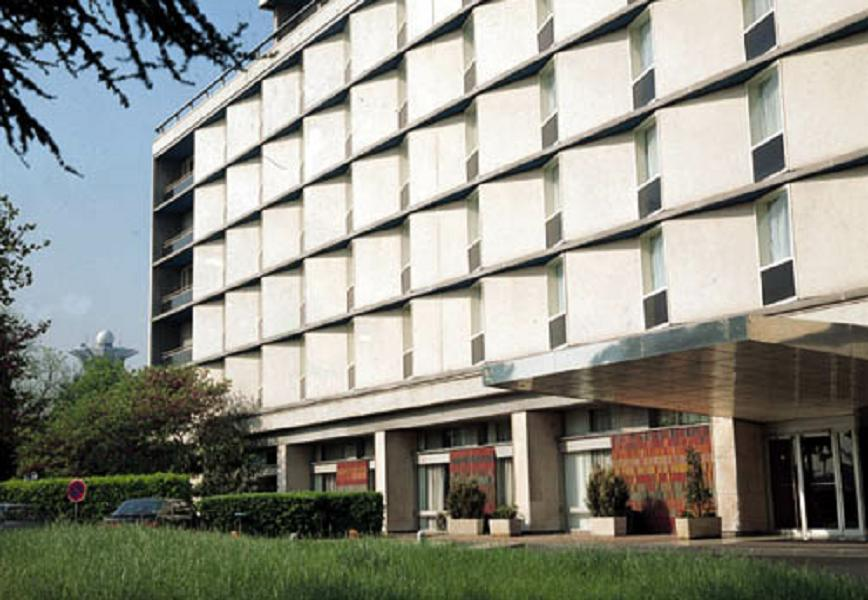
#> input picture Imagenes_cursado/building.jpg, 868 x 600 px, found by its file name
$ jupyter execute --allow-errors PDI_tp07.ipynb   (shell and % lines are left out)   (older library calls are emulated)
#> lines starting #> are read from the running program, lines starting #| are printed output that depends on the picture; after the words box and inside, x2 and y2 are one past the last pixel; in counts of white or black regions, pixels touching at a corner belong together
#> the sliders are set to tipo_hough = Probabilistica, threshold = 100, minLineLength = 50, maxLineGap = 10
#  Procesamiento Digital de Imágenes - TP07: Nociones de segmentación

**Objetivos de la guía:**

* Comparar ventajas y desventajas de operadores de detección de bordes y su desempeño ante el ruido.

* Comprender el funcionamiento de la Transformada de Hough (TH) y su utilidad práctica.

* Introducir conceptos básicos de segmentación basada en regiones.

[cell 1]
# Configuración Inicial

import cv2
import numpy as np
import matplotlib.pyplot as plt
from ipywidgets import interact, IntSlider, FloatSlider, Checkbox, Dropdown
import ipywidgets as widgets

def mostrar_imagenes(imagenes, titulos, figsize=(15, 5)):
    n = len(imagenes)
    fig, axs = plt.subplots(1, n, figsize=figsize)
    if n == 1: axs = [axs]
    for i in range(n):
        img = imagenes[i]
        if len(img.shape) == 3: img = cv2.cvtColor(img, cv2.COLOR_BGR2RGB)
        axs[i].imshow(img, cmap='gray', vmin=0, vmax=255)
        axs[i].set_title(titulos[i])
        axs[i].axis('off')
    plt.tight_layout()
    plt.show()

print("Entorno configurado. ¡Subí las imágenes ('patron_bordes.jpg', 'mosquito.jpg', 'letras1.tif', 'rosas.jpg', 'latas.png', etc.) al entorno de Colab!")

## Ejercicio 1: Detección de bordes

Evaluaremos el desempeño de:
* Prewitt,
* Sobel,
* Laplaciano y
* Canny,

analizando el efecto de los parámetros y la robustez ante diferentes tipos de ruido.

#> (a cell that did not finish here is left out)

[cell 3]
# TODO (Ejercicio 1.5): Aplicar ruido impulsivo y gaussiano a 'mosquito.jpg' y comparar la respuesta de los detectores.

**Reflexiona:**

* Al observar la salida de los detectores de primera derivada (Sobel/Prewitt) vs. segunda derivada (Laplaciano) ante la imagen con ruido (mosquito.jpg), **¿por qué la segunda derivada es matemáticamente mucho más sensible al ruido de alta frecuencia?**

* ¿Qué **etapa de pre-procesamiento** tiene incorporada el algoritmo de **Canny** internamente que lo hace destacar frente al resto al lidiar con imágenes ruidosas?

##  Ejercicio 2: Transformada de Hough (TH)

Detectaremos puntos colineales y segmentos utilizando la Transformada de Hough Standard y Probabilística.

[cell 4]
# Transformada de Hough Interactiva

def hough_interactivo(threshold, tipo_hough, minLineLength, maxLineGap):
    # Probar con 'letras1.tif', 'letras2.tif', 'snowman.png', 'building.jpg'
#> called with threshold = 100, tipo_hough = 'Probabilistica', minLineLength = 50, maxLineGap = 10
    img = cv2.imread('building.jpg', cv2.IMREAD_GRAYSCALE)
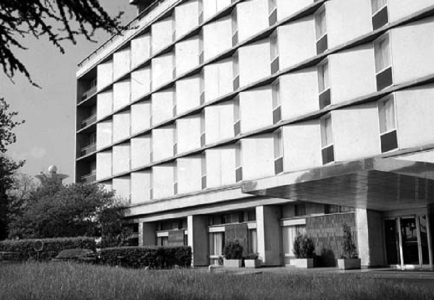
#> img: shape (600, 868) (shown at 1/2 size); min 0, max 255, mean 142.3
    if img is None: return "Cargar imagen de prueba"

    # 1. Preprocesamiento: Detectar bordes primero (Obligatorio para Hough)
    bordes = cv2.Canny(img, 50, 150, apertureSize=3)
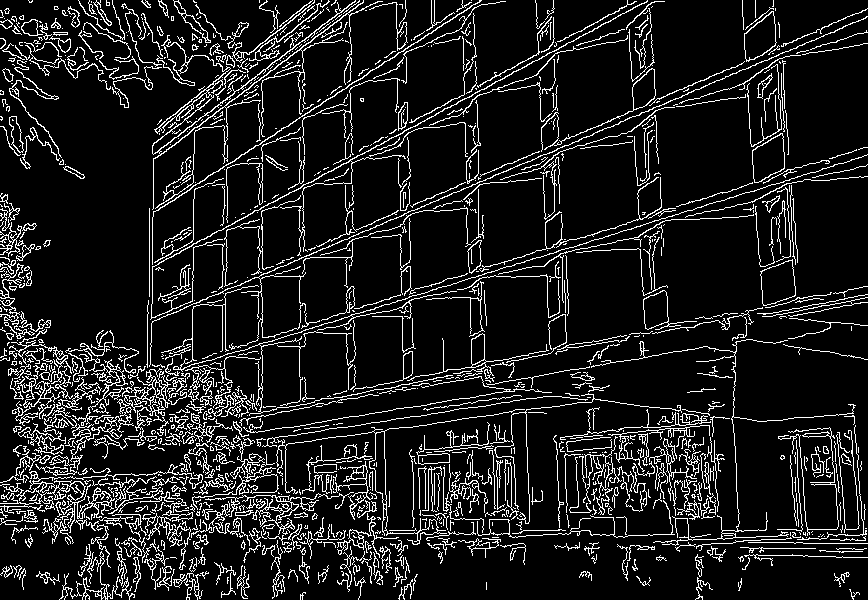
#> bordes: shape (600, 868); 11.6% white in thin lines or dots
    img_resultado = cv2.cvtColor(img, cv2.COLOR_GRAY2BGR)

    if tipo_hough == 'Standard':
        # TODO: Implementar cv2.HoughLines
        # lines = cv2.HoughLines(bordes, rho=1, theta=np.pi/180, threshold=threshold)

        # Bucle para dibujar las infinitas rectas (rho, theta) en la imagen
        # for line in lines:
        #     rho, theta = line
        #     ... (Ver documentación para transformar (rho,theta) a coordenadas (x1,y1), (x2,y2))
        pass

    elif tipo_hough == 'Probabilistica':
        # [7 lines of commented-out code are left out]
        pass

    mostrar_imagenes([bordes, img_resultado], ["Mapa de Bordes (Canny)", f"Hough {tipo_hough}"])
#> in mostrar_imagenes, `n = len(imagenes)`: n = 2
#> in mostrar_imagenes, `plt.show()`:
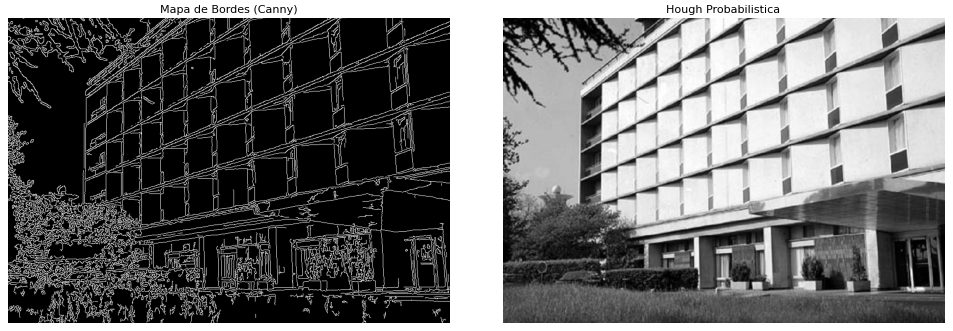
#> figure drawn by matplotlib, 2 panels

interact(hough_interactivo,
         tipo_hough=Dropdown(options=['Standard', 'Probabilistica'], value='Probabilistica'),
         threshold=IntSlider(min=10, max=300, value=100),
         minLineLength=IntSlider(min=1, max=200, value=50),
         maxLineGap=IntSlider(min=1, max=50, value=10))

**Reflexiona sobre lo que observas:**

* Un punto aislado en el espacio de la imagen, ¿qué forma geométrica genera en el espacio de parámetros $(\rho,\theta)$ del acumulador de Hough?

* Al usar **HoughLines** (Standard) sobre la imagen building.jpg, notará que dibuja rectas que atraviesan toda la imagen. ¿Por qué **HoughLinesP** (Probabilística) es más útil para evitar esto y cómo influye el parámetro **maxLineGap** al detectar ventanas o ladrillos?

##  Ejercicio 3: Segmentación mediante crecimiento de regiones

Implementaremos un algoritmo de **Region Growing** que se expande desde una semilla (**seed**) evaluando la homogeneidad de los píxeles vecinos.

[cell 5]
# Crecimiento de Regiones

def crecimiento_regiones(x_seed, y_seed, tolerancia):
    # Cargar imagen médica de prueba (Asegurate de tener una en tu entorno)
    img = cv2.imread('medica.jpg', cv2.IMREAD_GRAYSCALE)
    if img is None: return "Sube una imagen médica ('medica.jpg')"

    # Matriz para marcar los píxeles visitados/segmentados
    mascara = np.zeros_like(img)
    h, w = img.shape

    # Valor del píxel semilla
    valor_semilla = int(img[y_seed, x_seed])

    # TODO: Implementar la lógica iterativa (o recursiva) de Crecimiento de Regiones
    # Pista: Usa una lista a modo de pila (stack) para guardar los píxeles a evaluar.
    # Mientras la pila tenga elementos:
    #   1. Sacar pixel (x,y)
    #   2. Si no fue visitado y abs(img[y,x] - valor_semilla) <= tolerancia:
    #        marcar en mascara[y,x] = 255
    #        agregar vecinos (x+1,y), (x-1,y), (x,y+1), (x,y-1) a la pila

    # Dibujar la semilla en rojo para visualizar dónde empezamos
    img_color = cv2.cvtColor(img, cv2.COLOR_GRAY2BGR)
    cv2.circle(img_color, (x_seed, y_seed), 3, (0, 0, 255), -1)

    mostrar_imagenes([img_color, mascara], ["Original con Semilla", f"Segmentación (Tol={tolerancia})"])

# Sliders para interactuar con la posición de la semilla y la tolerancia
interact(crecimiento_regiones,
         x_seed=IntSlider(min=0, max=255, value=128), # Ajustar max al ancho de tu imagen
         y_seed=IntSlider(min=0, max=255, value=128), # Ajustar max al alto de tu imagen
         tolerancia=IntSlider(min=1, max=50, value=10))
#> the sliders are set to x_seed = 128, y_seed = 128, tolerancia = 10

**Reflexiona sobre lo que observas:**

A diferencia de un simple umbralizado global (**cv2.threshold** o **cv2.inRange**), el crecimiento de regiones exige conectividad espacial.

¿En qué situaciones médicas (ej: resonancias o radiografías) un simple rango de grises fallaría garrafalmente pero el crecimiento de regiones tendría éxito?

##  Ejercicio 4: Segmentación en color y etiquetado (Componentes Conectadas)

Automatizaremos el conteo de rosas en la imagen **rosas.jpg** extrayendo regiones y descartando el ruido.

* Puede investigar con que funciones de OpenCV puede obtener más infor-
mación de las regiones, por ejemplo: tamaño de las regiones, tamaño promedio, cantidad de regiones bajo y sobre la media, tasa de circularidad, etc: **cv.connectedComponentsWithStats, cv.minEnclosingCircle(), cv.minAreaRect()**, etc.

---

* Nota: para descartar el ruido puede hacerlo usando filtros de medias y procesos ad-hoc como ya lo vimos previamente. O bien, puede usar **cv2.erode, cv2.dilate, cv2.morphologyEx** (apertura o cierre) para limpiar manchas sueltas. Ésto lo veremos en detalle en la unidad de morfología pero puede ver simplemente la forma de uso de estas operaciones y usarlas aquí.

[cell 6]
#Componentes Conectadas

def contar_rosas():
    img = cv2.imread('rosas.jpg')
    if img is None: return "Cargar 'rosas.jpg'"

    # 1. Segmentación por color (Similar al TP04)
    # TODO: Convertir a HSV y hacer cv2.inRange para aislar los pétalos rojos/rosas
    # mascara = ...
    mascara = np.zeros(img.shape[:2], dtype=np.uint8) # REEMPLAZAR

    # 2. Mejorar la máscara (Descartar ruido morfológico)
    # TODO: Aplicar cv2.morphologyEx (apertura o cierre) para limpiar manchas sueltas.
    mascara_limpia = mascara.copy() # REEMPLAZAR

    # 3. Etiquetado de componentes conectadas
    # Estudie esta función:
    # retval, labels, stats, centroids = cv2.connectedComponentsWithStats(mascara_limpia)
    # TODO: Implementar función de openCV.
    retval = 0
    centroids = [] # Asegurate de llenar esto
    stats = []

    # 4. Filtrar y contar rosas automáticas (descartando regiones muy chicas)
    # for i in range(1, retval): # Empezamos en 1 para ignorar el fondo (etiqueta 0)
    #     area = stats[i, cv2.CC_STAT_AREA]
    #     if area > umbral_area_minima:
    #         cx, cy = int(centroids[i]), int(centroids[i][1])
    #         cv2.circle(img, (cx, cy), 10, (0, 255, 0), -1) # Dibujar centro

    # print(f"Cantidad de rosas detectadas: {cantidad_rosas_reales}")

    mostrar_imagenes([cv2.cvtColor(img, cv2.COLOR_BGR2RGB), mascara_limpia],
                     ["Conteo Automático", "Máscara Limpia"])

contar_rosas()

**Reflexiona sobre lo que observas:**

* Antes de aplicar el etiquetado de componentes conectadas (**connectedComponents**), fue necesario aplicar un filtrado morfológico (limpieza de ruido). ¿Qué habría ocurrido con el recuento automático (retval) si hubiéramos dejado pequeñas manchas de ruido aisladas en la máscara binaria?

* ¿En qué se diferencia fundamentalmente la lógica de búsqueda de las "Componentes conectadas" frente al algoritmo de "Crecimiento de regiones" implementado en el ejercicio anterior?

##  Ejercicio 5: Aplicaciones Prácticas

Utilizaremos la transformada de Hough circular para discriminar objetos (ejemplo: latas de pie en una toma desde arriba) y Hough de líneas para encontrar pistas de aterrizaje.

---

Tenga en cuenta que el método debe ser útil para imágenes de otros aeropuertos, con caracterı́sticas similares pero con variaciones en la localización, el largo de la pista, la inclinación de la pista, etc.

Para probar la robustez de su código, se le sugiere que genere imágenes rotadas y/o desplazadas de las propuestas.

[cell 7]
#  Conteo y discriminación de Latas (Hough Circles)

def detectar_latas():
    img = cv2.imread('latas.png')
    if img is None: return "Cargar 'latas.png'"

    img_gris = cv2.cvtColor(img, cv2.COLOR_BGR2GRAY)
    # Preprocesamiento recomendado para HoughCircles
    img_blur = cv2.medianBlur(img_gris, 5)

    # TODO: Configurar cv2.HoughCircles
    # Param2: Acumulador (menor = más círculos falsos). minDist: distancia mínima entre centros.
    # circles = cv2.HoughCircles(img_blur, cv2.HOUGH_GRADIENT, dp=1, minDist=20,
    #                            param1=50, param2=30, minRadius=10, maxRadius=50)

    # TODO: Iterar sobre 'circles', dibujar circunferencias, e implementar una
    # lógica if/else evaluando el radio para contar cuántas latas son grandes y cuántas chicas.

    # print(f"Total: X | Grandes: Y | Chicas: Z")
    mostrar_imagenes([img], ["Detección de Latas"])

detectar_latas()

[cell 8]
#Segmentación de Pistas de Aeropuerto

def detectar_pista_aeropuerto(img_path='corrientes_ruidogris.jpg'):
    img = cv2.imread(img_path)
    if img is None: return f"Cargar {img_path}"

    # 1. Preprocesamiento (Eliminar ruido gaussiano e impulsivo)
    # TODO: Recordar TP06. ¿Qué filtro es el mejor para mezcla de ruido impulsivo severo?
    # img_limpia = cv2.medianBlur(img, 5) # Ejemplo
    img_limpia = img.copy() # REEMPLAZAR

    # 2. Detección de Bordes (Canny)
    # bordes = cv2.Canny(...)

    # 3. Transformada de Hough (Líneas)
    # TODO: Usar HoughLines o HoughLinesP.
    # TIP DE ROBUSTEZ: Una pista de aterrizaje está formada por los segmentos colineales más
    # LARGOS de la imagen. Filtre los resultados de Hough descartando líneas cortas
    # o agrupando las que tengan ángulos paralelos.

    # for line in lineas_filtradas:
    #     cv2.line(img, (x1, y1), (x2, y2), (0, 0, 255), 3) # Dibujar en Rojo

    mostrar_imagenes([img], ["Pista Principal Detectada"])

detectar_pista_aeropuerto('corrientes_ruidogris.jpg')

**Reflexiona sobre lo que observas:**

* En la detección de círculos, **cv2.HoughCircles** no requiere que usted calcule Canny previamente de forma explícita, sino que lo hace internamente (controlado por param1). Si el parámetro param2 (umbral del acumulador de centros) se ajusta muy bajo, ¿qué falsos positivos geométricos podrían empezar a aparecer en la imagen de las latas?

* En las imágenes satelitales del aeropuerto, ¿cómo logró su algoritmo discriminar las líneas de la pista principal frente a las decenas de otras líneas rectas provenientes de las calles aledañas, hangares o la terminal?

#  Ejercicios Extras: Evaluación de la calidad de segmentación

En la práctica, una vez que aplicamos un algoritmo de segmentación (Nuestra "Predicción"), necesitamos medir qué tan bien lo hizo comparándolo contra una segmentación ideal o manual (Nuestro "Ground-Truth" o GT)

A continuación, exploraremos cómo calcular estas métricas manualmente y utilizando librerías especializadas.

## Cálculo Manual de IoU

[cell 9]
# Ejemplo Base: Cálculo Manual de IoU

import numpy as np
import cv2
import matplotlib.pyplot as plt

# 1. Crear las matrices que contienen las máscaras (512x512)
gt = np.zeros((512,512), np.uint8)
pred = np.zeros((512,512), np.uint8)

# 2. Dibujo el ground-truth (centro 150,150) y la predicción ligeramente desplazada (180,150)
cv2.circle(gt, (150,150), 100, 255, -1)
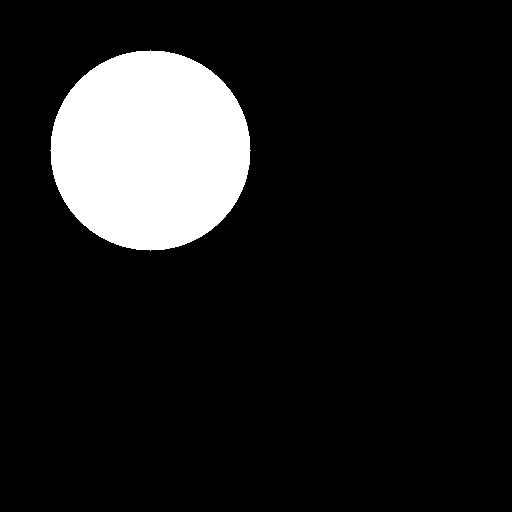
#> gt: shape (512, 512); 12% white; 1 white region, box (x1, y1, x2, y2) and area: (50, 50, 251, 251) 31417
cv2.circle(pred, (180,150), 100, 255, -1)
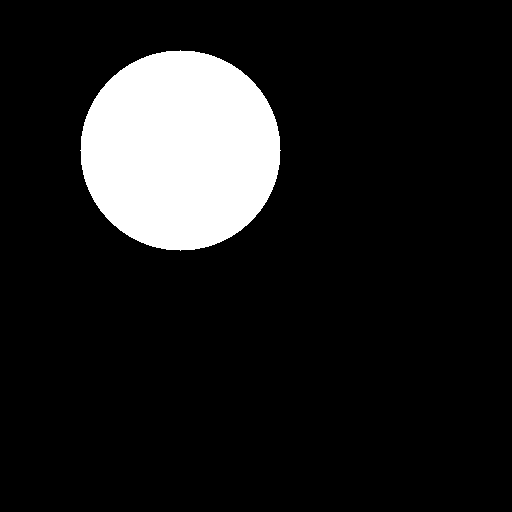
#> pred: shape (512, 512); 12% white; 1 white region, box (x1, y1, x2, y2) and area: (80, 50, 281, 251) 31417

# 3. Computo manualmente la Unión y la Intersección
intersection = np.zeros((512,512), np.uint8)
union = np.zeros((512,512), np.uint8)

cv2.bitwise_and(gt, pred, intersection)
cv2.bitwise_or(gt, pred, union)

# 4. Computo IoU (Intersection over Union / Índice de Jaccard)
iou = cv2.sumElems(intersection)[0] / cv2.sumElems(union)[0]
print(f"Cálculo Manual -> Intersection over Union (IoU) = {iou:.4f}")

# Visualización
plt.figure(figsize=(6,6))
plt.imshow(gt, cmap='Blues')
plt.imshow(pred, cmap='Reds', alpha=0.5)
plt.title("Ground Truth (Azul) vs Predicción (Rojo)")
plt.axis('off')
plt.show()

## Instalación y uso de MedPy

La biblioteca medpy que incluye diversas métricas listas para usar

[cell 10]
# Instalación y uso de MedPy

import medpy.metric as metrics

print("--- Métricas con MedPy (Círculo desplazado 30px) ---")
print(f"Dice (F1-Score): {metrics.dc(pred, gt):.4f}")
#> (this line was passed over: medpy is not available in this run)
print(f"Jaccard (IoU): {metrics.jc(pred, gt):.4f}")
#> (this line was passed over: medpy is not available in this run)
print(f"Hausdorff Distance: {metrics.hd(pred, gt):.4f}")
#> (this line was passed over: medpy is not available in this run)
print(f"Average Surface Distance: {metrics.assd(pred, gt):.4f}")
#> (this line was passed over: medpy is not available in this run)

## Ejercicio Extra 1: La sensibilidad al ruido (El problema de Hausdorff)

La Distancia de Hausdorff mide la distancia máxima entre los bordes de ambas segmentaciones

* ¿Qué pasa si nuestro algoritmo de segmentación fue casi perfecto, pero dejó una pequeña "basurita" o ruido en otra parte de la imagen?

---

**Analiza los resultados impresos**. ¿Cuál métrica se destruyó por completo y cuáles casi no se inmutaron?

[cell 11]
# Sensibilidad al Ruido

# Hacemos una copia de la predicción original
pred_ruidosa = pred.copy()

# Introducimos un pequeño cuadrado de ruido (falso positivo) lejos del objeto
pred_ruidosa[450:460, 450:460] = 255

print("--- Métricas con ruido alejado ---")
# TODO: Calcula e imprime nuevamente las métricas de Dice, Jaccard, HD y ASSD usando pred_ruidosa y gt
# print(f"Dice: {metrics.dc(pred_ruidosa, gt):.4f}")
# print(f"Hausdorff Distance: {metrics.hd(pred_ruidosa, gt):.4f}")

plt.figure(figsize=(6,6))
plt.imshow(gt, cmap='Reds')
plt.imshow(pred_ruidosa, cmap='Blues', alpha=0.5)
plt.title("Predicción con ruido alejado")
plt.axis('off')
plt.show()
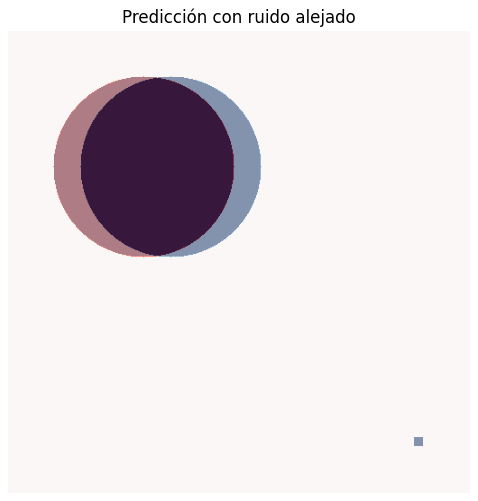
#> figure drawn by matplotlib, 1 panel

## Ejercicio Extra 2: Cálculo Manual del Coeficiente de Dice

Ya viste cómo calcular el IoU (Jaccard) manualmente. Ahora te toca implementar el Coeficiente de Dice sin usar MedPy.
La fórmula matemática de Dice para imágenes binarias es:
$$Dice = \frac{2 \cdot |GT \cap PRED|}{|GT| + |PRED|}$$

[cell 12]
# Dice Manual

def calcular_dice_manual(mascara_gt, mascara_pred):
    # Asegurarnos de que sean booleanas o 0/1 para sumar áreas correctamente
    gt_bin = (mascara_gt > 0).astype(np.float32)
    pred_bin = (mascara_pred > 0).astype(np.float32)

    # TODO: Calcula la intersección (área donde ambas son 1)
    # interseccion = np.sum(gt_bin * pred_bin)
    interseccion = 0 # REEMPLAZAR

    # TODO: Calcula el área total de GT y de PRED
    # area_gt = np.sum(gt_bin)
    # area_pred = ...

    # TODO: Aplica la fórmula de Dice
    # dice = (2.0 * interseccion) / (area_gt + area_pred)
    dice = 0 # REEMPLAZAR

    return dice

dice_calculado = calcular_dice_manual(gt, pred)
#> (the rest of this cell did not finish here and is left out)

## Ejercicio Extra 3: Evaluación de Escala (Over-segmentation vs Under-segmentation)

¿Qué ocurre con las métricas cuando nuestro algoritmo encuentra el centro perfecto del objeto, pero lo segmenta mucho más grande (sobre-segmentación) o mucho más chico (sub-segmentación) de lo que debería?

[cell 13]
# Evaluación de Escala

# Creamos un Ground Truth de radio 100
gt_escala = np.zeros((512,512), np.uint8)
cv2.circle(gt_escala, (256,256), 100, 255, -1)
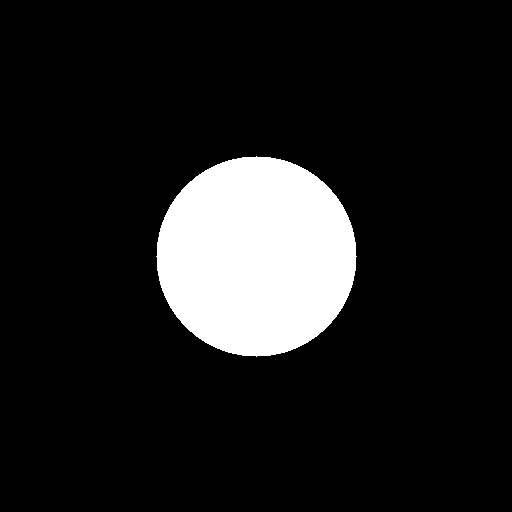
#> gt_escala: shape (512, 512); 12% white; 1 white region, box (x1, y1, x2, y2) and area: (156, 156, 357, 357) 31417

# TODO: Crea una predicción "pred_chica" centrada en el mismo lugar (256,256) pero con radio 50
pred_chica = np.zeros((512,512), np.uint8)
# cv2.circle(...)

# TODO: Crea una predicción "pred_grande" centrada en el mismo lugar pero con radio 150
pred_grande = np.zeros((512,512), np.uint8)
# cv2.circle(...)

# TODO: Calcula e imprime Jaccard y Dice para ambos casos.
# print("--- Predicción Sub-segmentada (Chica) ---")
# ...
# print("--- Predicción Sobre-segmentada (Grande) ---")
# ...

# TODO: Visualización comparativa

$ run again, with Imagenes_cursado/botellas.jpg copied over Imagenes_cursado/building.jpg
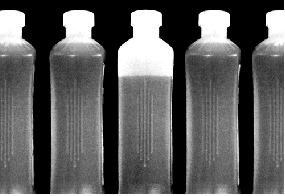
#> input picture Imagenes_cursado/botellas.jpg, 285 x 196 px, found by its file name
#> in hough_interactivo, img is the input picture: shape (196, 285); min 0, max 255, mean 92.4
#> in hough_interactivo, `bordes = cv2.Canny(img, 50, 150, apertureSize=3)`:
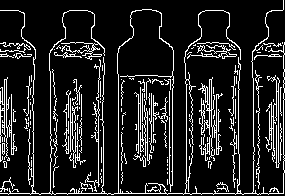
#> bordes: shape (196, 285); 13.4% white in thin lines or dots
#> n = 2
#> in mostrar_imagenes, `plt.show()`:
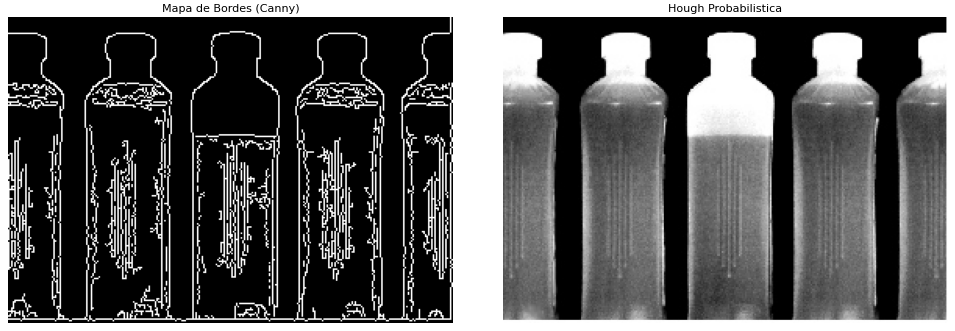
#> figure drawn by matplotlib, 2 panels
#> gt: shape (512, 512); 12% white; 1 white region, box (x1, y1, x2, y2) and area: (50, 50, 251, 251) 31417
#> pred: shape (512, 512); 12% white; 1 white region, box (x1, y1, x2, y2) and area: (80, 50, 281, 251) 31417
#> gt_escala: shape (512, 512); 12% white; 1 white region, box (x1, y1, x2, y2) and area: (156, 156, 357, 357) 31417
